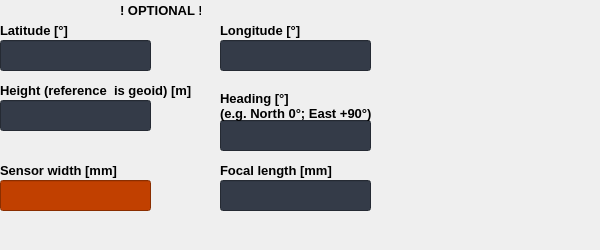
                   <widget class="QWidget" name="imp_stack_georef">
                    <widget class="QLabel" name="label_38">
                     <property name="geometry">
                      <rect>
                       <x>0</x>
                       <y>80</y>
                       <width>211</width>
                       <height>20</height>
                      </rect>
                     </property>
                     <property name="font">
                      <font>
                       <pointsize>10</pointsize>
                       <bold>true</bold>
                      </font>
                     </property>
                     <property name="text">
                      <string>Height (reference  is geoid) [m]</string>
                     </property>
                    </widget>
                    <widget class="QLabel" name="label_36">
                     <property name="geometry">
                      <rect>
                       <x>220</x>
                       <y>20</y>
                       <width>101</width>
                       <height>20</height>
                      </rect>
                     </property>
                     <property name="font">
                      <font>
                       <pointsize>10</pointsize>
                       <bold>true</bold>
                      </font>
                     </property>
                     <property name="text">
                      <string>Longitude [°]</string>
                     </property>
                    </widget>
                    <widget class="QLineEdit" name="imp_georef_latitude">
                     <property name="geometry">
                      <rect>
                       <x>0</x>
                       <y>40</y>
                       <width>151</width>
                       <height>31</height>
                      </rect>
                     </property>
                     <property name="font">
                      <font>
                       <pointsize>10</pointsize>
                      </font>
                     </property>
                     <property name="styleSheet">
                      <string notr="true">background-color: rgb(52, 59, 72);</string>
                     </property>
                     <property name="text">
                      <string/>
                     </property>
                    </widget>
                    <widget class="QLabel" name="label_40">
                     <property name="geometry">
                      <rect>
                       <x>220</x>
                       <y>160</y>
                       <width>121</width>
                       <height>20</height>
                      </rect>
                     </property>
                     <property name="font">
                      <font>
                       <pointsize>10</pointsize>
                       <bold>true</bold>
                      </font>
                     </property>
                     <property name="text">
                      <string>Focal length [mm]</string>
                     </property>
                    </widget>
                    <widget class="QLineEdit" name="imp_georef_sensor_width">
                     <property name="geometry">
                      <rect>
                       <x>0</x>
                       <y>180</y>
                       <width>151</width>
                       <height>31</height>
                      </rect>
                     </property>
                     <property name="font">
                      <font>
                       <pointsize>10</pointsize>
                      </font>
                     </property>
                     <property name="styleSheet">
                      <string notr="true">background-color:rgb(193, 64, 0)</string>
                     </property>
                     <property name="text">
                      <string/>
                     </property>
                    </widget>
                    <widget class="QLineEdit" name="imp_georef_height">
                     <property name="geometry">
                      <rect>
                       <x>0</x>
                       <y>100</y>
                       <width>151</width>
                       <height>31</height>
                      </rect>
                     </property>
                     <property name="font">
                      <font>
                       <pointsize>10</pointsize>
                      </font>
                     </property>
                     <property name="styleSheet">
                      <string notr="true">background-color: rgb(52, 59, 72);</string>
                     </property>
                    </widget>
                    <widget class="QLabel" name="label_39">
                     <property name="geometry">
                      <rect>
                       <x>0</x>
                       <y>20</y>
                       <width>81</width>
                       <height>20</height>
                      </rect>
                     </property>
                     <property name="font">
                      <font>
                       <pointsize>10</pointsize>
                       <bold>true</bold>
                      </font>
                     </property>
                     <property name="text">
                      <string>Latitude [°]</string>
                     </property>
                    </widget>
                    <widget class="QLineEdit" name="imp_georef_focal_mm">
                     <property name="geometry">
                      <rect>
                       <x>220</x>
                       <y>180</y>
                       <width>151</width>
                       <height>31</height>
                      </rect>
                     </property>
                     <property name="font">
                      <font>
                       <pointsize>10</pointsize>
                      </font>
                     </property>
                     <property name="styleSheet">
                      <string notr="true">background-color: rgb(52, 59, 72);</string>
                     </property>
                     <property name="text">
                      <string/>
                     </property>
                    </widget>
                    <widget class="QLineEdit" name="imp_georef_longitude">
                     <property name="geometry">
                      <rect>
                       <x>220</x>
                       <y>40</y>
                       <width>151</width>
                       <height>31</height>
                      </rect>
                     </property>
                     <property name="font">
                      <font>
                       <pointsize>10</pointsize>
                      </font>
                     </property>
                     <property name="styleSheet">
                      <string notr="true">background-color: rgb(52, 59, 72);</string>
                     </property>
                    </widget>
                    <widget class="QLineEdit" name="imp_georef_heading">
                     <property name="geometry">
                      <rect>
                       <x>220</x>
                       <y>120</y>
                       <width>151</width>
                       <height>31</height>
                      </rect>
                     </property>
                     <property name="font">
                      <font>
                       <pointsize>10</pointsize>
                      </font>
                     </property>
                     <property name="styleSheet">
                      <string notr="true">background-color: rgb(52, 59, 72);</string>
                     </property>
                     <property name="text">
                      <string/>
                     </property>
                    </widget>
                    <widget class="QLabel" name="label_42">
                     <property name="geometry">
                      <rect>
                       <x>220</x>
                       <y>90</y>
                       <width>171</width>
                       <height>31</height>
                      </rect>
                     </property>
                     <property name="font">
                      <font>
                       <pointsize>10</pointsize>
                       <bold>true</bold>
                      </font>
                     </property>
                     <property name="text">
                      <string>Heading [°]
(e.g. North 0°; East +90°)</string>
                     </property>
                    </widget>
                    <widget class="QLabel" name="label_43">
                     <property name="geometry">
                      <rect>
                       <x>0</x>
                       <y>160</y>
                       <width>161</width>
                       <height>21</height>
                      </rect>
                     </property>
                     <property name="font">
                      <font>
                       <pointsize>10</pointsize>
                       <bold>true</bold>
                      </font>
                     </property>
                     <property name="text">
                      <string>Sensor width [mm]</string>
                     </property>
                    </widget>
                    <widget class="QLabel" name="label_44">
                     <property name="geometry">
                      <rect>
                       <x>120</x>
                       <y>0</y>
                       <width>81</width>
                       <height>20</height>
                      </rect>
                     </property>
                     <property name="font">
                      <font>
                       <pointsize>10</pointsize>
                       <bold>true</bold>
                      </font>
                     </property>
                     <property name="text">
                      <string>! OPTIONAL !</string>
                     </property>
                    </widget>
                    <widget class="QLabel" name="imp_georef_status">
                     <property name="geometry">
                      <rect>
                       <x>0</x>
                       <y>220</y>
                       <width>591</width>
                       <height>21</height>
                      </rect>
                     </property>
                     <property name="font">
                      <font>
                       <pointsize>10</pointsize>
                       <bold>true</bold>
                      </font>
                     </property>
                     <property name="styleSheet">
                      <string notr="true">color: rgb(255, 85, 0)</string>
                     </property>
                     <property name="text">
                      <string/>
                     </property>
                    </widget>
                   </widget>
